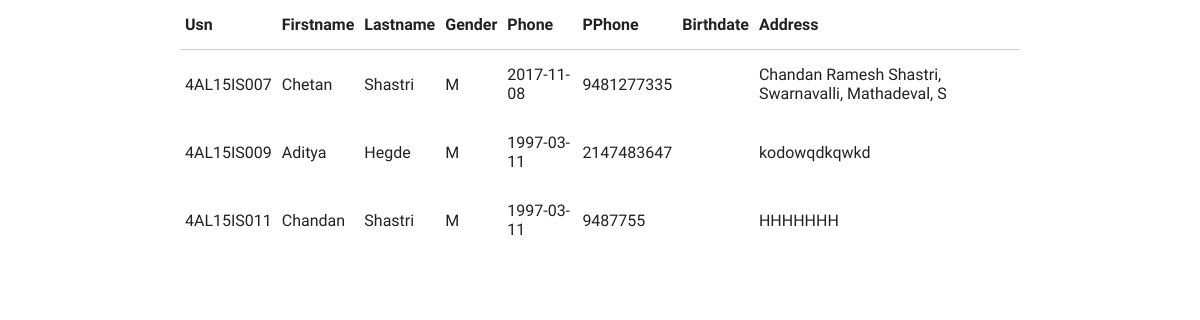
/Site/Blackboards/Out1.php, run on the app's committed database.
### tables this page shows
CREATE TABLE `STUDENT_INFO` (
  `Usn` varchar(10) NOT NULL,
  `Fname` varchar(20) DEFAULT NULL,
  `Lname` varchar(20) DEFAULT NULL,
  `Gender` char(1) DEFAULT NULL,
  `Phone` varchar(10) DEFAULT NULL,
  `Email` varchar(30) DEFAULT NULL,
  `Birthdate` date NOT NULL,
  `Address` varchar(50) DEFAULT NULL
);

### Site/Blackboards/Out1.php (the view, shortened to what this page needs)
<html>
<body>
  <head>
    <link href="../css/materialize.css" type="text/css" rel="stylesheet" media="screen,projection"/>
    <link href="../css/style.css" type="text/css" rel="stylesheet" media="screen,projection"/>
  </head>
<?php
$con = mysqli_connect("localhost","chandanshastri","321654","COLLEGE");
$sql = "SELECT * from STUDENT_INFO";
$result = $con->query($sql);
if ($result->num_rows > 0) {
    echo "<div class='container'><table><thead><tr>
    <th>Usn</th>
    <th>Firstname</th>
    <th>Lastname</th>
    <th>Gender</th>
    <th>Phone</th>
    <th>PPhone</th>
    <th>Birthdate</th>
    <th>Address</th>
  </tr></thead><tbody>";
    while($row = $result->fetch_assoc()) {
        echo "<tr>"."<td>".$row["Usn"]."</td><td>" . $row["Fname"]. "</td><td>" . $row["Lname"]."</td><td>" . $row["Gender"]."</td><td>" . $row["Birthdate"]."</td><td>" . $row["Phone"]."</td><td>" . $row["Pphone"]."</td><td>".$row["Address"]."</td></tr>";
    }
    echo "</tbody></table></div>";
} else {
    echo "0 results";
}
?>
</body>
</html>

### data on the page
student_info: Usn "4AL15IS007", Fname "Chetan", Lname "Shastri", Gender "M", Birthdate "2017-11-08", Phone "9481277335", Address "Chandan Ramesh Shastri, Swarnavalli, Mathadeval, S"
student_info: Usn "4AL15IS009", Fname "Aditya", Lname "Hegde", Gender "M", Birthdate "1997-03-11", Phone "2147483647", Address "kodowqdkqwkd"
student_info: Usn "4AL15IS011", Fname "Chandan", Lname "Shastri", Gender "M", Birthdate "1997-03-11", Phone "9487755", Address "HHHHHHH"
